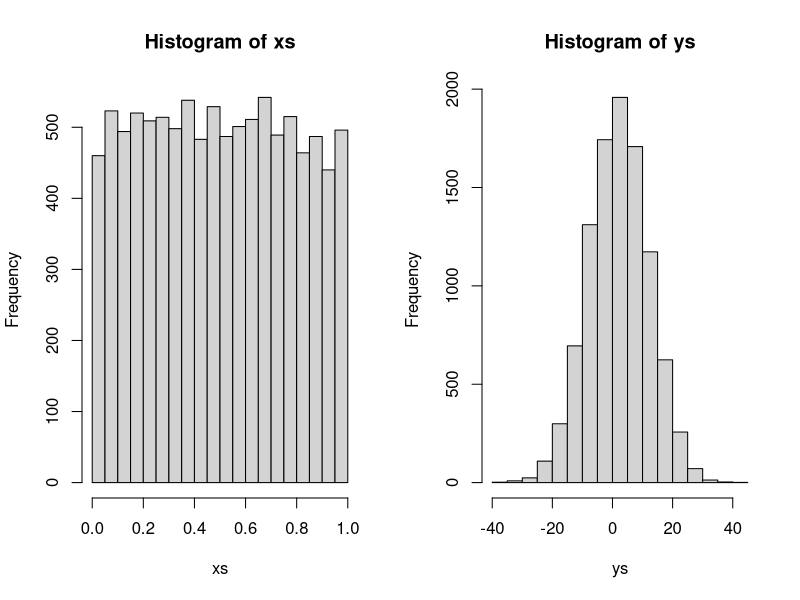
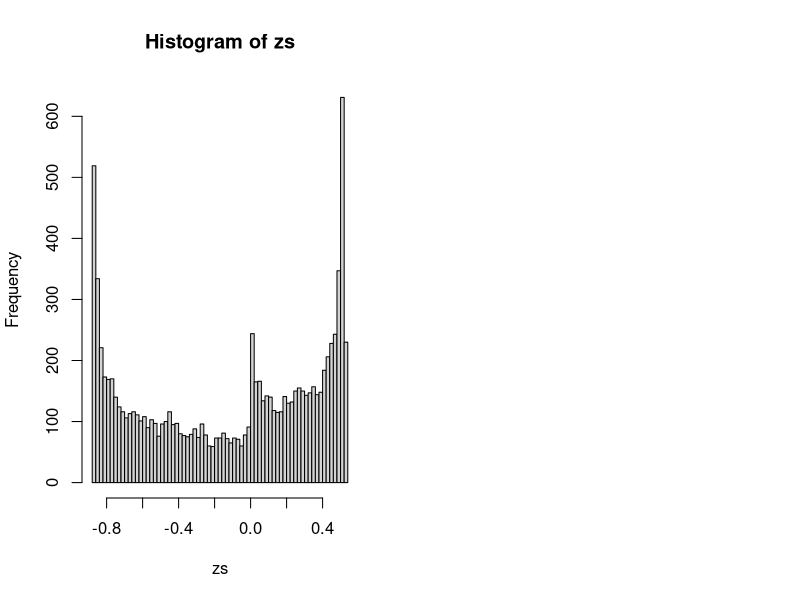

These figures' R source, in order:
## ---- chunk 1
dunif(0.8, 0, 1)
dnorm(0.8, 2, 10)

## ---- chunk 2
xs <- runif(10000, 0, 1)
ys <- rnorm(10000, 2, 10)
## ---- chunk 3
par(mfrow=c(1,2))                       # optional, arranges both plots together
hist(xs)
hist(ys)

## ---- chunk 4
xs <- runif(10000, 0, 1)                # sample from X
zs <- sin(2*pi*xs) * sqrt(xs)           # transfrom samples

## ---- chunk 5
hist(zs, breaks=75)
